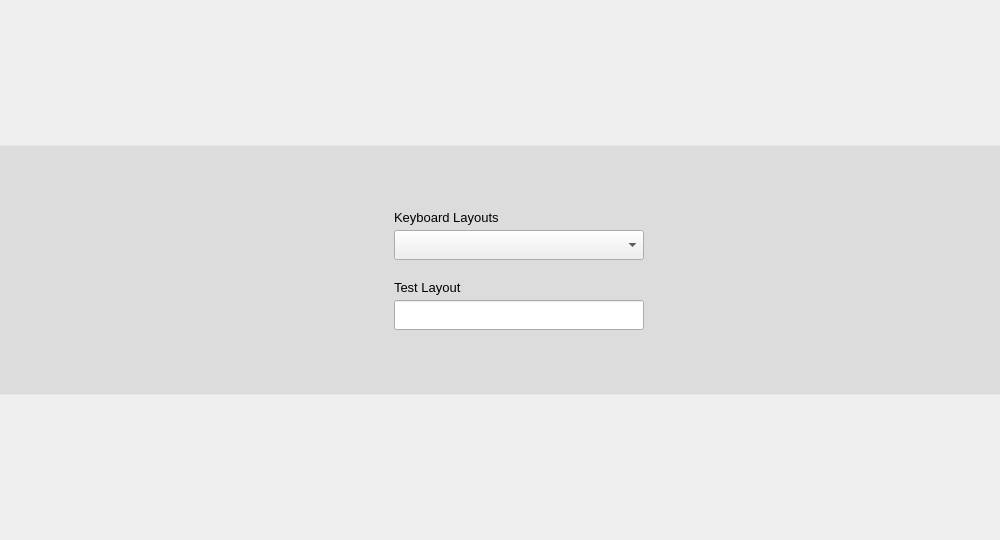
<?xml version="1.0" encoding="UTF-8"?>
<ui version="4.0">
 <class>KeyboardWidget</class>
 <widget class="QWidget" name="KeyboardWidget">
  <property name="geometry">
   <rect>
    <x>0</x>
    <y>0</y>
    <width>1000</width>
    <height>540</height>
   </rect>
  </property>
  <property name="windowTitle">
   <string/>
  </property>
  <property name="styleSheet">
   <string notr="true"/>
  </property>
  <layout class="QGridLayout">
   <property name="margin">
    <number>0</number>
   </property>
   <item row="0" column="0">
    <widget class="QFrame" name="frame">
     <property name="sizePolicy">
      <sizepolicy hsizetype="Expanding" vsizetype="Preferred">
       <horstretch>0</horstretch>
       <verstretch>0</verstretch>
      </sizepolicy>
     </property>
     <property name="minimumSize">
      <size>
       <width>600</width>
       <height>250</height>
      </size>
     </property>
     <property name="maximumSize">
      <size>
       <width>16777215</width>
       <height>250</height>
      </size>
     </property>
     <property name="styleSheet">
      <string notr="true">#frame{
background-color: rgba(0, 0, 0, 20);
border-top: 1px solid rgba(255, 255, 255, 75);/*white*/
border-bottom: 1px solid rgba(255, 255, 255, 75);/*white*/
}</string>
     </property>
     <property name="frameShape">
      <enum>QFrame::NoFrame</enum>
     </property>
     <property name="frameShadow">
      <enum>QFrame::Raised</enum>
     </property>
     <layout class="QGridLayout" name="gridLayout_3">
      <property name="topMargin">
       <number>20</number>
      </property>
      <property name="bottomMargin">
       <number>20</number>
      </property>
      <property name="horizontalSpacing">
       <number>30</number>
      </property>
      <item row="0" column="3">
       <spacer name="horizontalSpacer_2">
        <property name="orientation">
         <enum>Qt::Horizontal</enum>
        </property>
        <property name="sizeHint" stdset="0">
         <size>
          <width>40</width>
          <height>20</height>
         </size>
        </property>
       </spacer>
      </item>
      <item row="0" column="0">
       <spacer name="horizontalSpacer">
        <property name="orientation">
         <enum>Qt::Horizontal</enum>
        </property>
        <property name="sizeHint" stdset="0">
         <size>
          <width>40</width>
          <height>20</height>
         </size>
        </property>
       </spacer>
      </item>
      <item row="0" column="1">
       <widget class="QLabel" name="pix">
        <property name="text">
         <string/>
        </property>
        <property name="pixmap">
         <pixmap resource="../../data.qrc">:/gui/pics/input-keyboard-big.png</pixmap>
        </property>
        <property name="alignment">
         <set>Qt::AlignCenter</set>
        </property>
        <property name="wordWrap">
         <bool>false</bool>
        </property>
       </widget>
      </item>
      <item row="0" column="2">
       <layout class="QVBoxLayout" name="verticalLayout">
        <property name="spacing">
         <number>20</number>
        </property>
        <property name="leftMargin">
         <number>10</number>
        </property>
        <property name="rightMargin">
         <number>10</number>
        </property>
        <item>
         <spacer name="verticalSpacer">
          <property name="orientation">
           <enum>Qt::Vertical</enum>
          </property>
          <property name="sizeHint" stdset="0">
           <size>
            <width>20</width>
            <height>40</height>
           </size>
          </property>
         </spacer>
        </item>
        <item>
         <layout class="QVBoxLayout" name="verticalLayout_2">
          <property name="spacing">
           <number>5</number>
          </property>
          <property name="bottomMargin">
           <number>0</number>
          </property>
          <item>
           <widget class="QLabel" name="label">
            <property name="font">
             <font>
              <pointsize>10</pointsize>
             </font>
            </property>
            <property name="text">
             <string>Keyboard Layouts</string>
            </property>
           </widget>
          </item>
          <item>
           <widget class="QComboBox" name="keyboard_list">
            <property name="sizePolicy">
             <sizepolicy hsizetype="Fixed" vsizetype="Fixed">
              <horstretch>0</horstretch>
              <verstretch>0</verstretch>
             </sizepolicy>
            </property>
            <property name="minimumSize">
             <size>
              <width>0</width>
              <height>30</height>
             </size>
            </property>
            <property name="maximumSize">
             <size>
              <width>250</width>
              <height>30</height>
             </size>
            </property>
            <property name="font">
             <font>
              <pointsize>10</pointsize>
             </font>
            </property>
            <property name="frame">
             <bool>true</bool>
            </property>
           </widget>
          </item>
         </layout>
        </item>
        <item>
         <layout class="QVBoxLayout" name="verticalLayout_3">
          <property name="spacing">
           <number>5</number>
          </property>
          <property name="bottomMargin">
           <number>0</number>
          </property>
          <item>
           <widget class="QLabel" name="textLabel1_2">
            <property name="sizePolicy">
             <sizepolicy hsizetype="Preferred" vsizetype="Preferred">
              <horstretch>0</horstretch>
              <verstretch>0</verstretch>
             </sizepolicy>
            </property>
            <property name="minimumSize">
             <size>
              <width>250</width>
              <height>0</height>
             </size>
            </property>
            <property name="maximumSize">
             <size>
              <width>250</width>
              <height>16777215</height>
             </size>
            </property>
            <property name="font">
             <font>
              <pointsize>10</pointsize>
             </font>
            </property>
            <property name="text">
             <string>Test Layout</string>
            </property>
            <property name="wordWrap">
             <bool>false</bool>
            </property>
           </widget>
          </item>
          <item>
           <widget class="QLineEdit" name="lineEdit1">
            <property name="sizePolicy">
             <sizepolicy hsizetype="Preferred" vsizetype="Preferred">
              <horstretch>0</horstretch>
              <verstretch>0</verstretch>
             </sizepolicy>
            </property>
            <property name="minimumSize">
             <size>
              <width>0</width>
              <height>30</height>
             </size>
            </property>
            <property name="maximumSize">
             <size>
              <width>16777215</width>
              <height>30</height>
             </size>
            </property>
            <property name="font">
             <font>
              <pointsize>17</pointsize>
             </font>
            </property>
            <property name="styleSheet">
             <string notr="true"/>
            </property>
           </widget>
          </item>
         </layout>
        </item>
        <item>
         <spacer name="verticalSpacer_2">
          <property name="orientation">
           <enum>Qt::Vertical</enum>
          </property>
          <property name="sizeHint" stdset="0">
           <size>
            <width>20</width>
            <height>40</height>
           </size>
          </property>
         </spacer>
        </item>
       </layout>
      </item>
     </layout>
    </widget>
   </item>
  </layout>
 </widget>
 <layoutdefault spacing="6" margin="11"/>
 <pixmapfunction>qPixmapFromMimeSource</pixmapfunction>
 <resources>
  <include location="../../data.qrc"/>
 </resources>
 <connections/>
</ui>
